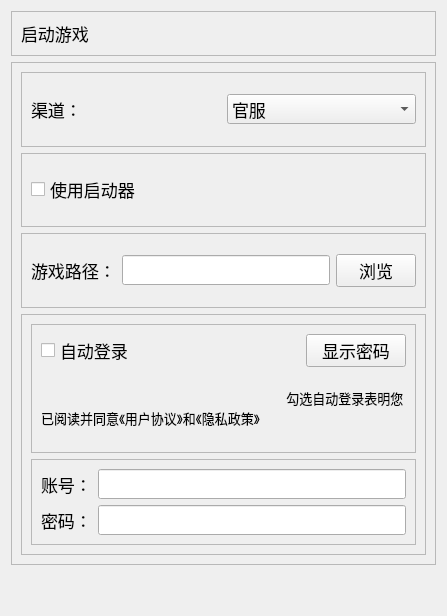
<?xml version="1.0" encoding="UTF-8"?>
<ui version="4.0">
    <class>StartGameWidget</class>
    <widget class="QWidget" name="StartGameWidget">
        <property name="geometry">
            <rect>
                <x>0</x>
                <y>0</y>
                <width>447</width>
                <height>616</height>
            </rect>
        </property>
        <property name="font">
            <font>
                <pointsize>13</pointsize>
            </font>
        </property>
        <property name="windowTitle">
            <string>Form</string>
        </property>
        <layout class="QGridLayout" name="gridLayout_2">
            <item row="2" column="0">
                <spacer name="verticalSpacer">
                    <property name="orientation">
                        <enum>Qt::Orientation::Vertical</enum>
                    </property>
                    <property name="sizeType">
                        <enum>QSizePolicy::Policy::Maximum</enum>
                    </property>
                    <property name="sizeHint" stdset="0">
                        <size>
                            <width>20</width>
                            <height>40</height>
                        </size>
                    </property>
                </spacer>
            </item>
            <item row="0" column="0">
                <widget class="QFrame" name="frame_1">
                    <property name="frameShape">
                        <enum>QFrame::Shape::StyledPanel</enum>
                    </property>
                    <property name="frameShadow">
                        <enum>QFrame::Shadow::Raised</enum>
                    </property>
                    <layout class="QHBoxLayout" name="horizontalLayout">
                        <item>
                            <widget class="QLabel" name="label">
                                <property name="text">
                                    <string>启动游戏</string>
                                </property>
                            </widget>
                        </item>
                        <item>
                            <spacer name="horizontalSpacer">
                                <property name="orientation">
                                    <enum>Qt::Orientation::Horizontal</enum>
                                </property>
                                <property name="sizeHint" stdset="0">
                                    <size>
                                        <width>329</width>
                                        <height>20</height>
                                    </size>
                                </property>
                            </spacer>
                        </item>
                    </layout>
                </widget>
            </item>
            <item row="1" column="0">
                <widget class="QScrollArea" name="scrollArea">
                    <property name="widgetResizable">
                        <bool>true</bool>
                    </property>
                    <widget class="QWidget" name="scrollAreaWidgetContents">
                        <property name="geometry">
                            <rect>
                                <x>0</x>
                                <y>0</y>
                                <width>427</width>
                                <height>502</height>
                            </rect>
                        </property>
                        <layout class="QVBoxLayout" name="verticalLayout_3">
                            <item>
                                <widget class="QFrame" name="frame2_1">
                                    <property name="frameShape">
                                        <enum>QFrame::Shape::StyledPanel</enum>
                                    </property>
                                    <property name="frameShadow">
                                        <enum>QFrame::Shadow::Raised</enum>
                                    </property>
                                    <layout class="QHBoxLayout" name="horizontalLayout_4">
                                        <item>
                                            <widget class="QLabel" name="label2_1">
                                                <property name="text">
                                                    <string>渠道：</string>
                                                </property>
                                            </widget>
                                        </item>
                                        <item>
                                            <widget class="QComboBox" name="channel_comboBox">
                                                <property name="minimumSize">
                                                    <size>
                                                        <width>0</width>
                                                        <height>30</height>
                                                    </size>
                                                </property>
                                                <item>
                                                    <property name="text">
                                                        <string>官服</string>
                                                    </property>
                                                </item>
                                                <item>
                                                    <property name="text">
                                                        <string>bilibili</string>
                                                    </property>
                                                </item>
                                            </widget>
                                        </item>
                                    </layout>
                                </widget>
                            </item>
                            <item>
                                <widget class="QFrame" name="frame_3">
                                    <property name="frameShape">
                                        <enum>QFrame::Shape::StyledPanel</enum>
                                    </property>
                                    <property name="frameShadow">
                                        <enum>QFrame::Shadow::Raised</enum>
                                    </property>
                                    <layout class="QHBoxLayout" name="horizontalLayout_5">
                                        <item>
                                            <widget class="QCheckBox" name="use_launcher_checkbox">
                                                <property name="minimumSize">
                                                    <size>
                                                        <width>0</width>
                                                        <height>30</height>
                                                    </size>
                                                </property>
                                                <property name="toolTip">
                                                    <string/>
                                                </property>
                                                <property name="autoFillBackground">
                                                    <bool>false</bool>
                                                </property>
                                                <property name="text">
                                                    <string>使用启动器</string>
                                                </property>
                                                <property name="checkable">
                                                    <bool>true</bool>
                                                </property>
                                                <property name="checked">
                                                    <bool>false</bool>
                                                </property>
                                            </widget>
                                        </item>
                                    </layout>
                                </widget>
                            </item>
                            <item>
                                <widget class="QFrame" name="frame2_2">
                                    <property name="frameShape">
                                        <enum>QFrame::Shape::StyledPanel</enum>
                                    </property>
                                    <property name="frameShadow">
                                        <enum>QFrame::Shadow::Raised</enum>
                                    </property>
                                    <layout class="QHBoxLayout" name="horizontalLayout_2">
                                        <item>
                                            <widget class="QLabel" name="path_label">
                                                <property name="text">
                                                    <string>游戏路径：</string>
                                                </property>
                                            </widget>
                                        </item>
                                        <item>
                                            <widget class="QLineEdit" name="path_lineEdit">
                                                <property name="minimumSize">
                                                    <size>
                                                        <width>0</width>
                                                        <height>30</height>
                                                    </size>
                                                </property>
                                            </widget>
                                        </item>
                                        <item>
                                            <widget class="QPushButton" name="file_pushButton">
                                                <property name="minimumSize">
                                                    <size>
                                                        <width>0</width>
                                                        <height>30</height>
                                                    </size>
                                                </property>
                                                <property name="text">
                                                    <string>浏览</string>
                                                </property>
                                            </widget>
                                        </item>
                                    </layout>
                                </widget>
                            </item>
                            <item>
                                <widget class="QFrame" name="frame_2">
                                    <property name="frameShape">
                                        <enum>QFrame::Shape::StyledPanel</enum>
                                    </property>
                                    <property name="frameShadow">
                                        <enum>QFrame::Shadow::Raised</enum>
                                    </property>
                                    <layout class="QVBoxLayout" name="verticalLayout">
                                        <item>
                                            <widget class="QFrame" name="frame2_3">
                                                <property name="frameShape">
                                                    <enum>QFrame::Shape::StyledPanel</enum>
                                                </property>
                                                <property name="frameShadow">
                                                    <enum>QFrame::Shadow::Raised</enum>
                                                </property>
                                                <layout class="QGridLayout" name="gridLayout_3">
                                                    <item row="0" column="1">
                                                        <widget class="QCheckBox" name="auto_login_checkBox">
                                                            <property name="text">
                                                                <string>自动登录</string>
                                                            </property>
                                                        </widget>
                                                    </item>
                                                    <item row="0" column="2">
                                                        <spacer name="horizontalSpacer2_3">
                                                            <property name="orientation">
                                                                <enum>Qt::Orientation::Horizontal</enum>
                                                            </property>
                                                            <property name="sizeHint" stdset="0">
                                                                <size>
                                                                    <width>178</width>
                                                                    <height>20</height>
                                                                </size>
                                                            </property>
                                                        </spacer>
                                                    </item>
                                                    <item row="0" column="3">
                                                        <widget class="QPushButton" name="password_toggle_button">
                                                            <property name="minimumSize">
                                                                <size>
                                                                    <width>100</width>
                                                                    <height>30</height>
                                                                </size>
                                                            </property>
                                                            <property name="text">
                                                                <string>显示密码</string>
                                                            </property>
                                                        </widget>
                                                    </item>
                                                    <item row="1" column="1" colspan="3">
                                                        <widget class="QLabel" name="label_2">
                                                            <property name="font">
                                                                <font>
                                                                    <pointsize>10</pointsize>
                                                                </font>
                                                            </property>
                                                            <property name="text">
                                                                <string>
                                                                    勾选自动登录表明您已阅读并同意《用户协议》和《隐私政策》
                                                                </string>
                                                            </property>
                                                            <property name="wordWrap">
                                                                <bool>true</bool>
                                                            </property>
                                                        </widget>
                                                    </item>
                                                </layout>
                                            </widget>
                                        </item>
                                        <item>
                                            <widget class="QFrame" name="frame2_4">
                                                <property name="frameShape">
                                                    <enum>QFrame::Shape::StyledPanel</enum>
                                                </property>
                                                <property name="frameShadow">
                                                    <enum>QFrame::Shadow::Raised</enum>
                                                </property>
                                                <layout class="QGridLayout" name="gridLayout">
                                                    <item row="0" column="0">
                                                        <widget class="QLabel" name="label2_4_11">
                                                            <property name="text">
                                                                <string>账号：</string>
                                                            </property>
                                                        </widget>
                                                    </item>
                                                    <item row="1" column="1">
                                                        <widget class="QLineEdit" name="password_lineEdit">
                                                            <property name="minimumSize">
                                                                <size>
                                                                    <width>0</width>
                                                                    <height>30</height>
                                                                </size>
                                                            </property>
                                                            <property name="echoMode">
                                                                <enum>QLineEdit::EchoMode::Password</enum>
                                                            </property>
                                                        </widget>
                                                    </item>
                                                    <item row="1" column="0">
                                                        <widget class="QLabel" name="label2_4_21">
                                                            <property name="text">
                                                                <string>密码：</string>
                                                            </property>
                                                        </widget>
                                                    </item>
                                                    <item row="0" column="1">
                                                        <widget class="QLineEdit" name="account_lineEdit">
                                                            <property name="minimumSize">
                                                                <size>
                                                                    <width>0</width>
                                                                    <height>30</height>
                                                                </size>
                                                            </property>
                                                        </widget>
                                                    </item>
                                                </layout>
                                            </widget>
                                        </item>
                                    </layout>
                                </widget>
                            </item>
                        </layout>
                    </widget>
                </widget>
            </item>
        </layout>
    </widget>
    <resources/>
    <connections/>
</ui>
